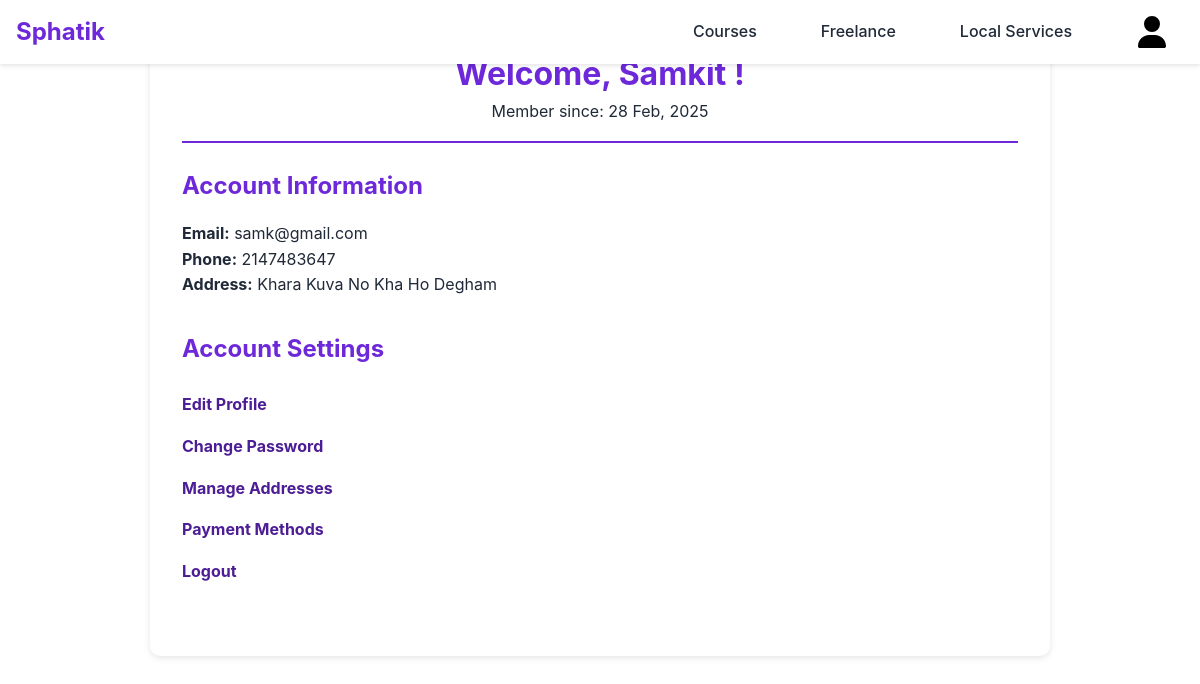
The app's page /dashboards/member.php (signed in) with its own data.
### tables this page shows
CREATE TABLE `members` (
  `mem_id` int(11) NOT NULL,
  `username` varchar(50) NOT NULL,
  `email` varchar(100) NOT NULL,
  `address` varchar(255) NOT NULL,
  `phone` int(10) NOT NULL,
  `password` varchar(255) NOT NULL,
  `created_at` timestamp NOT NULL DEFAULT current_timestamp(),
  `role` enum('instructor','local_service_provider','freelancer','user') NOT NULL DEFAULT 'user'
);

### dashboards/member.php (the view, shortened to what this page needs)
<?php
require_once '../includes/db.php';
require_once '../includes/header.php';
$mem_id = $_SESSION['id'];
$selectQ = "SELECT username, email, phone, address, created_at FROM members WHERE mem_id = $mem_id";
$res = mysqli_query($conn, $selectQ);
$mem = mysqli_fetch_array($res);
?>
<!DOCTYPE html>
<html lang="en">
    <head>
        <link rel="stylesheet" href="../css/profile_style.css">
        <link rel="stylesheet" href="../css/home_style.css">
    </head>
    <body>
        <section class="profile-container">
            <div class="profile-header">
                <h2>Welcome, <?php echo htmlspecialchars($mem['username']); ?> !</h2>
                <p>Member since: <?php echo date("d M, Y", strtotime($mem['created_at'])); ?></p>
            </div>
            <div class="profile-content">
                <div class="profile-info">
                    <h3>Account Information</h3>
                    <p><strong>Email:</strong> <?php echo htmlspecialchars($mem['email']); ?></p>
                    <p><strong>Phone:</strong> <?php echo htmlspecialchars($mem['phone']); ?></p>
                    <p><strong>Address:</strong> <?php echo htmlspecialchars($mem['address']); ?></p>
                </div>
                <div class="account-settings">
                    <h3>Account Settings</h3>
                    <ul>
                        <form method="post">
                            <li><a href="#">Edit Profile</a></li>
                            <li><a href="../auth/update_password.php" name="pass">Change Password</a></li>
                            <li><a href="#">Manage Addresses</a></li>
                            <li><a href="#">Payment Methods</a></li>
                            <li><a href="../logout.php">Logout</a></li>
                        </form>
                    </ul>
                </div>
            </div>
        </section>
    </body>
</html>

### css/profile_style.css (style rules this page uses)
.profile-container { max-width: 900px; margin: 1rem auto; padding: 2rem; background: var(--white); border-radius: 10px; box-shadow: 0 2px 6px rgba(0, 0, 0, 0.1); }
.profile-header { text-align: center; padding-bottom: 1rem; border-bottom: 2px solid var(--primary-color); }
.profile-header h2 { color: var(--primary-color); font-size: 2rem; }
.profile-content { margin-top: 1.5rem; }
.profile-info, .order-history, .account-settings { margin-bottom: 2rem; }
h3 { color: var(--primary-color); font-size: 1.5rem; margin-bottom: 1rem; }
p { font-size: 1rem; color: var(--text-color); }
.account-settings ul { list-style: none; padding: 0; }
.account-settings ul li { padding: 0.5rem 0; }
.account-settings ul li a { text-decoration: none; color: var(--secondary-color); font-weight: bold; }

### css/home_style.css (style rules this page uses)
:root { --primary-color: #6d28d9; --secondary-color: #4c1d95; --text-color: #1f2937; --light-gray: #f3f4f6; --white: #ffffff; }
* { margin: 0; padding: 0; box-sizing: border-box; }
body { font-family: -apple-system, BlinkMacSystemFont, "Segoe UI", Roboto, "Helvetica Neue", Arial, sans-serif; line-height: 1.6; color: var(--text-color); }

### records on screen
members: username "Samkit", created_at "28 Feb, 2025", email "samk@gmail.com", phone "2147483647", address "Khara Kuva No Kha Ho Degham"
